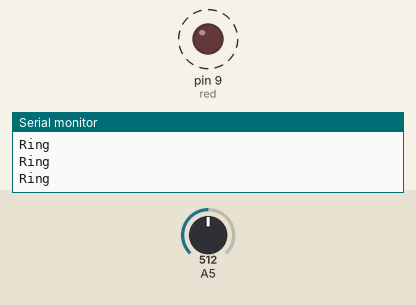
The sketch below on a simulated Arduino Uno, built with avr-gcc and run on an emulated ATmega328P. Shown: output pins drawn as LEDs (lit = HIGH), the last lines printed to the serial monitor. Dashed ring = blinking. Inputs (shaded band) come from the test bench; at power-on: A5 = 512.

Above: at 1.48 s.
1.5 s: A5 set to 852
4.8 s: A5 set to 872
At 6.0 s:
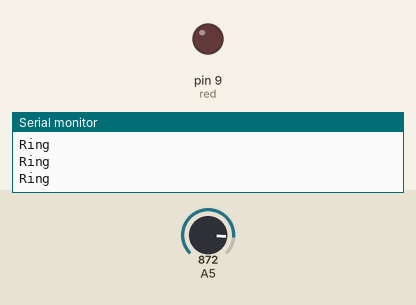
6.3 s: A5 set to 849
At 6.51 s:
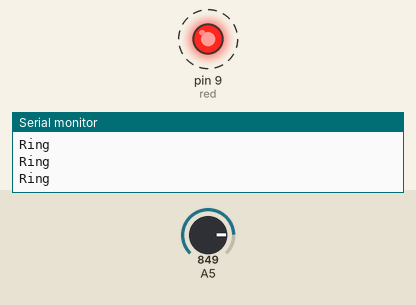
Timing chart, 0 to 15.6 s (numbered marks = the images above; inputs shaded):
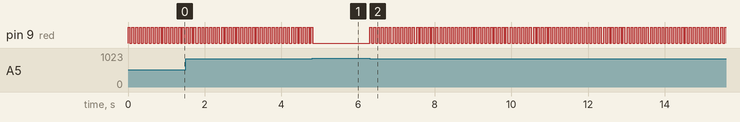

Measured:
- the behaviour switches between 859 and 860 on A5 (found by bisection; images 0 and 1)
- after the input at 4.8 s, pin 9 (red): goes on until 4.8 s, then stays LOW
- after the input at 6.3 s, pin 9 (red): alternates HIGH for 0.05 s and LOW for 0.05 s, starting at once
- by itself, pin 9 (red): alternates HIGH for 0.05 s and LOW for 0.05 s

The sketch:

visual_ringer.ino
```cpp
#include <Adafruit_INA260.h>
Adafruit_INA260 ina260 = Adafruit_INA260();

int red = 9;
int flashIntervals = 5;
int flashSpeed = 50;
int ringCount = 5;
float inputVoltage;

void setup() {
  // put your setup code here, to run once:
  pinMode(red, OUTPUT);
  pinMode(A5, INPUT_PULLUP);
  Serial.begin(9600);

  if (!ina260.begin()) {
    Serial.println("Couldn't find INA260 chip");
    while (1);
  }
  Serial.println("Found INA260 chip");

}

void flash() {
  int count = 0;
  while (count <= flashIntervals) {
    digitalWrite(red, HIGH);
    delay(flashSpeed);
    digitalWrite(red, LOW);
    delay(flashSpeed);
    count = count + 1;
  }
}

void loop() {
  int a = analogRead(5);
  if ( a <= 859 ) {
    Serial.println("Ring");
    flash();
  }
  delay(10);
}
```
